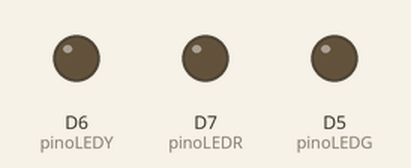
Recording of a sketch running on a simulated ESP8266 (NodeMCU). On the bench: output pins drawn as LEDs (lit = HIGH). WiFi joins after 1.5 s; servers stay silent unless stated; what the sketch prints to the serial monitor is not drawn.

Above: at 3.2 s.
At 5.1 s:
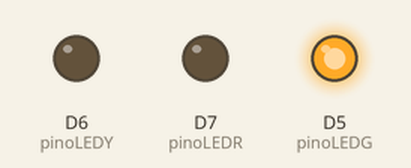
Timing chart, 0 to 8.5 s (numbered marks = the images above):
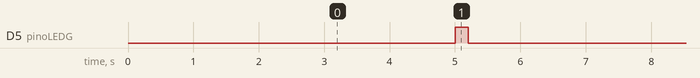

Measured:
- by itself, D5 (pinoLEDG): alternates HIGH for 0.20 s and LOW for 5.2 s

The sketch:

esp8266_with_wifi.ino
```cpp
#include <ESP8266WiFi.h>
#include <ESP8266HTTPClient.h>
#include <WiFiClient.h>
#include <ArduinoJson.h>
const int pinoLEDR = D7;
const int pinoLEDY = D6;
const int pinoLEDG = D5;

String serverName = "http://kaio-calendar.herokuapp.com/kaio/isinmeeting";

unsigned long timerDelay = 5000;

unsigned long lastTime = 0;

void setup() {
  Serial.begin(115200);

  setupLeds();
  connectToWifi();
  //  pinMode(pinoLEDG, OUTPUT);
  //  pinMode(pinoLEDB, OUTPUT);
}

void loop() {
  StaticJsonDocument<200> doc;

  // Send an HTTP POST request depending on timerDelay
  if ((millis() - lastTime) > timerDelay) {
    //Check WiFi connection status
    if (WiFi.status() == WL_CONNECTED) {
      signaWifiPinging();
      WiFiClient client;
      HTTPClient http;

      // Your Domain name with URL path or IP address with path
      http.begin(client, serverName.c_str());

      // If you need Node-RED/server authentication, insert user and password below
      //http.setAuthorization("REPLACE_WITH_SERVER_USERNAME", "REPLACE_WITH_SERVER_PASSWORD");

      // Send HTTP GET request
      int httpResponseCode = http.GET();

      if (httpResponseCode > 0) {
        Serial.print("HTTP Response code: ");
        Serial.println(httpResponseCode);
        String payload = http.getString();

        // Deserialize the JSON document
        DeserializationError error = deserializeJson(doc, payload);

        // Test if parsing succeeds.
        if (error) {
          Serial.print(F("deserializeJson() failed: "));
          Serial.println(error.f_str());
          return;
        }
        const bool inEvent = doc["inEvent"];
        const float timeToNextEvent = doc["timeToNextEvent"];

        Serial.println("in event");
        Serial.println(inEvent);
        Serial.println("timeToNextEvent: ");
        Serial.println(timeToNextEvent);

        if (inEvent) {
          Serial.println("it should be red bright");
          signalInMeeting();
        } else if (timeToNextEvent > 0 && timeToNextEvent <= 5) {
          Serial.println("it should be yellow bright");
          signalMeetingSoon();
        }
      } else {
        Serial.print("Error code: ");
        Serial.println(httpResponseCode);
      }
      // Free resources
      http.end();
    } else {
      Serial.println("WiFi Disconnected, connecting again");
      connectToWifi();
    }
    lastTime = millis();
  }
}
```

led.ino
```cpp
const int inMeetingLED = D7;
const int newMeetingSoonLED = D6;
const int pingingWifiLED = D5;

void setupLeds() {
  pinMode(pinoLEDR, OUTPUT);
  pinMode(pinoLEDY, OUTPUT);
  pinMode(pinoLEDG, OUTPUT);

  pinMode(inMeetingLED, OUTPUT);
  pinMode(newMeetingSoonLED, OUTPUT);
  pinMode(pingingWifiLED, OUTPUT);
}

void signalInMeeting() {
  turnEverythingOff();
  turnOn(inMeetingLED);
}

void signalMeetingSoon() {
  turnEverythingOff();
  turnOn(newMeetingSoonLED);
}

void signaWifiPinging() {
  turnOn(pingingWifiLED);
  delay(200);
  turnOff(pingingWifiLED);
}


void turnOn(int pin) {
  digitalWrite(pin, HIGH);
}

void turnOff(int pin) {
  digitalWrite(pin, LOW);
}

void turnEverythingOff() {
  turnOff(inMeetingLED);
  turnOff(newMeetingSoonLED);
  turnOff(pingingWifiLED);
}
```

wifi.ino
```cpp
const char* ssid = "vaka_viking_2g";
const char* password = "batataquente";

void connectToWifi() {

  WiFi.begin(ssid, password);
  Serial.println("Connecting");
  while (WiFi.status() != WL_CONNECTED) {
    delay(500);
    Serial.print(".");
  }
  Serial.println("");
  Serial.print("Connected to WiFi network with IP Address: ");
  Serial.println(WiFi.localIP());
    Serial.println("Timer set to 5 seconds (timerDelay variable), it will take 5 seconds before publishing the first reading.");

}
```
